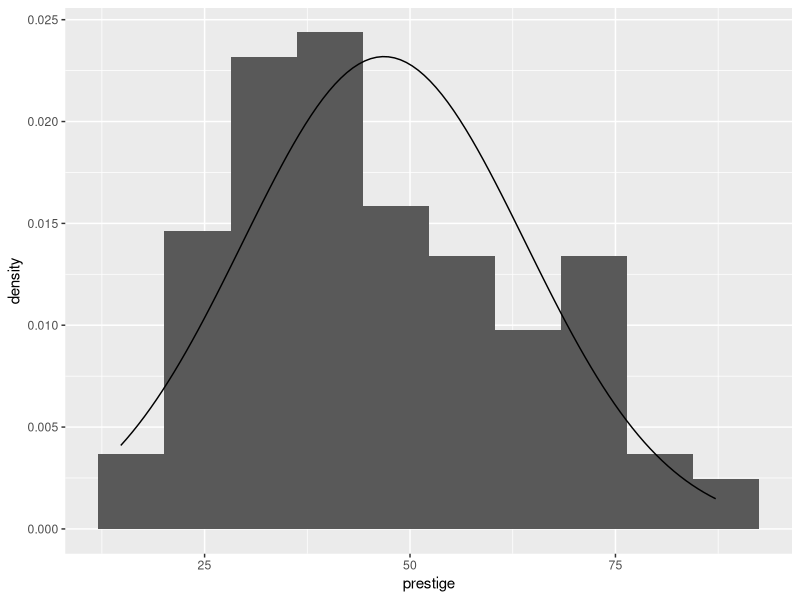
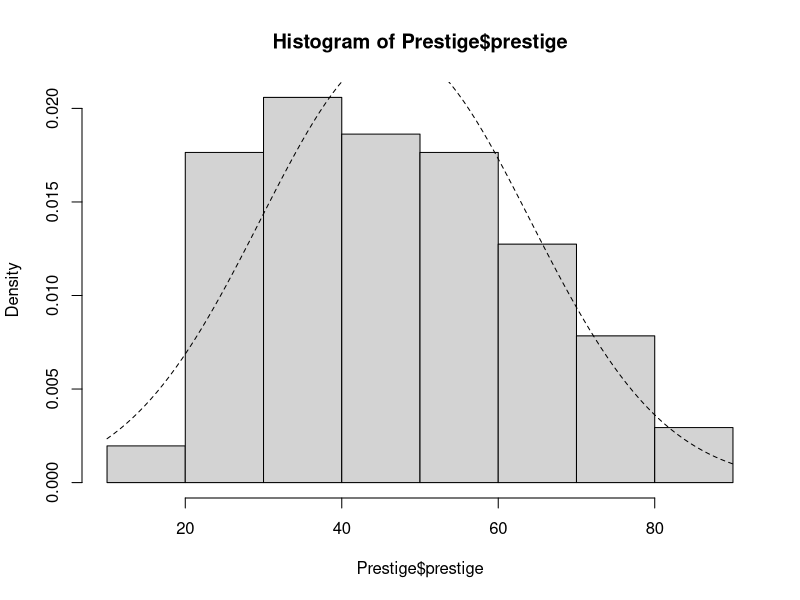
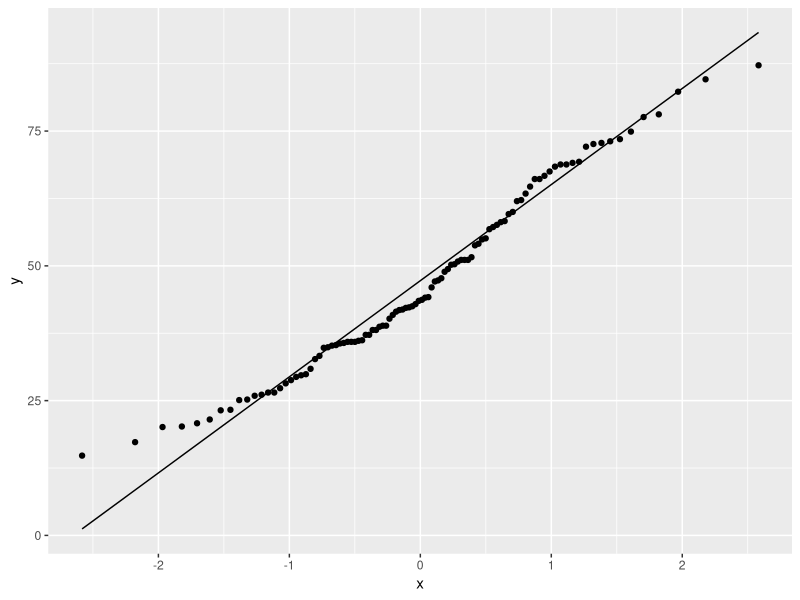
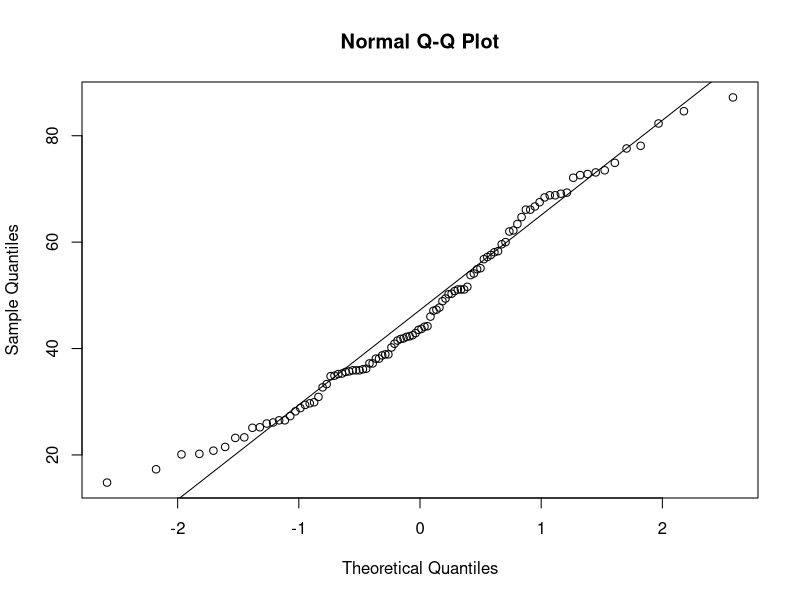
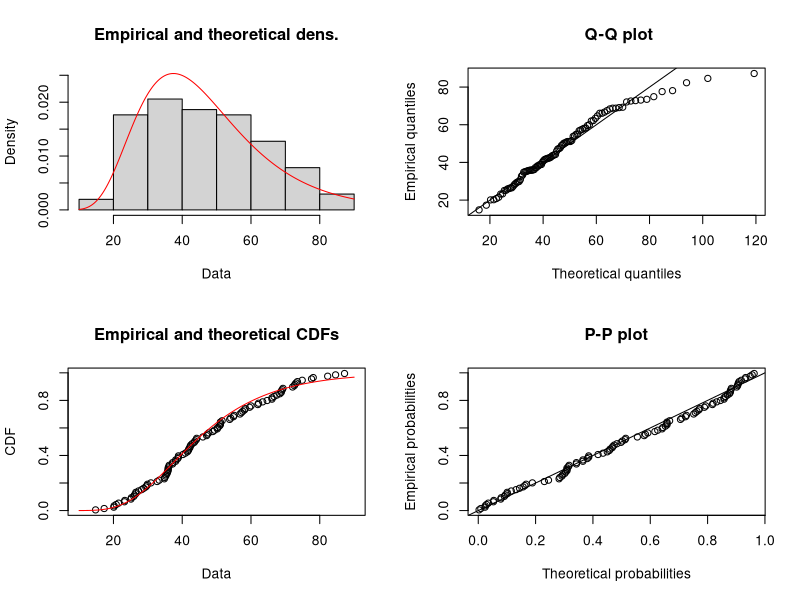
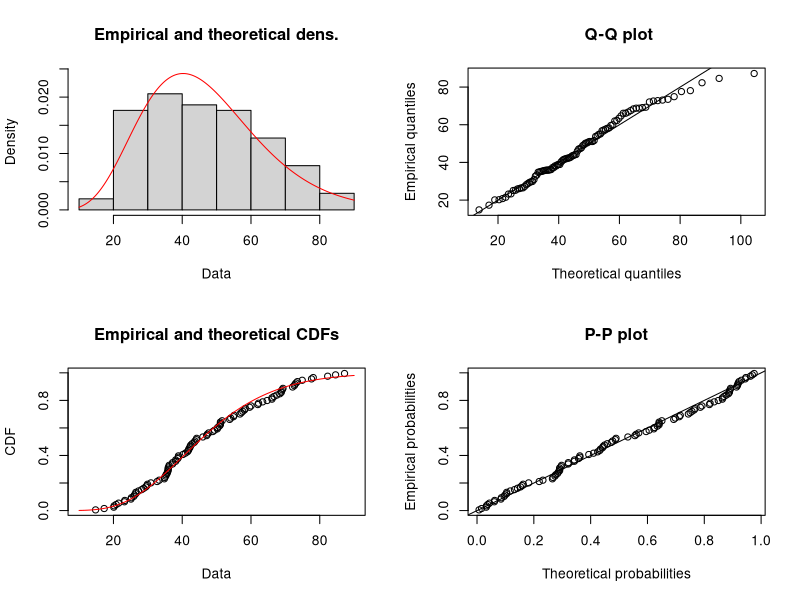
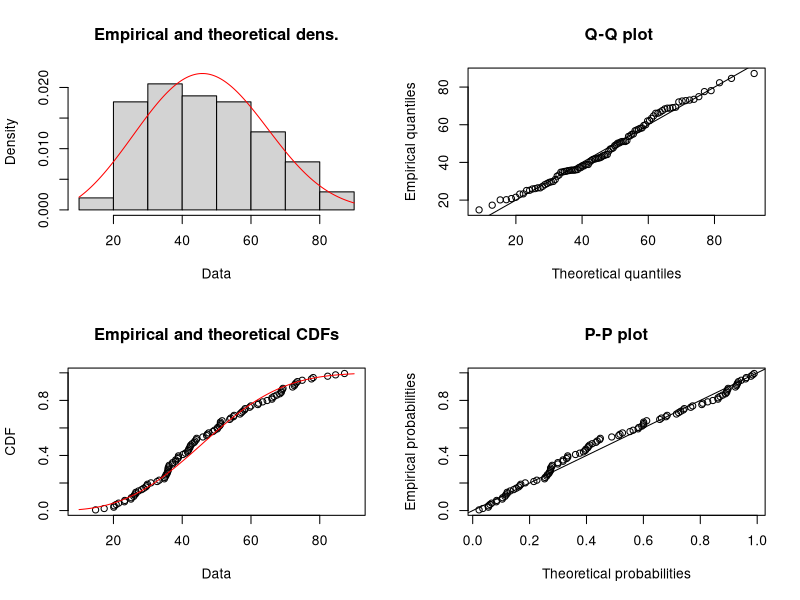
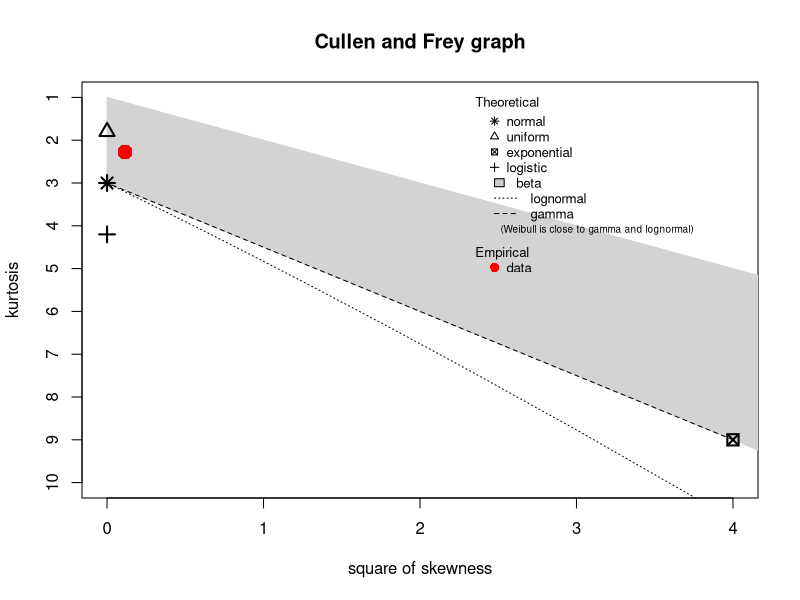

These charts were generated, in order, by the following R code:
## ---- chunk 1
knitr::opts_chunk$set(echo = TRUE, 
                      results=FALSE, 
                      warning=FALSE, 
                      message=FALSE, 
                      comment=NA,
                      fig.align='center',
                      out.width='50%')
## ---- chunk 2
options(warn=-1) 
## ---- chunk 3
knitr::opts_chunk$set(warning=FALSE, message=FALSE, comment=NA, fig.show = "hide")
## ---- chunk 4
pnorm(2.1, mean=0, sd=1) - pnorm(-1.8, mean=0, sd=1)
## ---- chunk 5
pnorm(2.1) - pnorm(-1.8)
## ---- chunk 6
library(tidyverse)
library(car)

Prestige |> 
  ggplot() + 
  aes(prestige) +
  geom_histogram(aes(y=after_stat(density)), bins=10) +
  stat_function(
    fun = dnorm,
    args = list(mean = mean(Prestige$prestige),
                sd = sd(Prestige$prestige) ), 
    geom = "line")

## ---- chunk 7
library(car)

hist(Prestige$prestige, probability=T)

curve(
  dnorm(x, 
        mean(Prestige$prestige), 
        sd(Prestige$prestige)
        ), 
  add= T, 
  lty=2
  )
## ---- chunk 8
Prestige |> 
  ggplot() + 
  aes(sample=prestige) + 
  stat_qq() + 
  stat_qq_line()

# or
qqnorm(Prestige$prestige)
qqline(Prestige$prestige)
## ---- chunk 9
shapiro.test(Prestige$prestige)

ks.test(Prestige$prestige, 
        "pnorm", 
        mean(Prestige$prestige), 
        sd(Prestige$prestige) )
## ---- chunk 10
library(fitdistrplus)

m1 <- fitdist(Prestige$prestige, "lnorm")

plot(m1)
## ---- chunk 11
library(fitdistrplus)

m2 <- fitdist(Prestige$prestige, "gamma")

plot(m2)
## ---- chunk 12
library(fitdistrplus)

m3 <- fitdist(Prestige$prestige, "weibull")

plot(m3)
## ---- chunk 13
descdist(Prestige$prestige)
